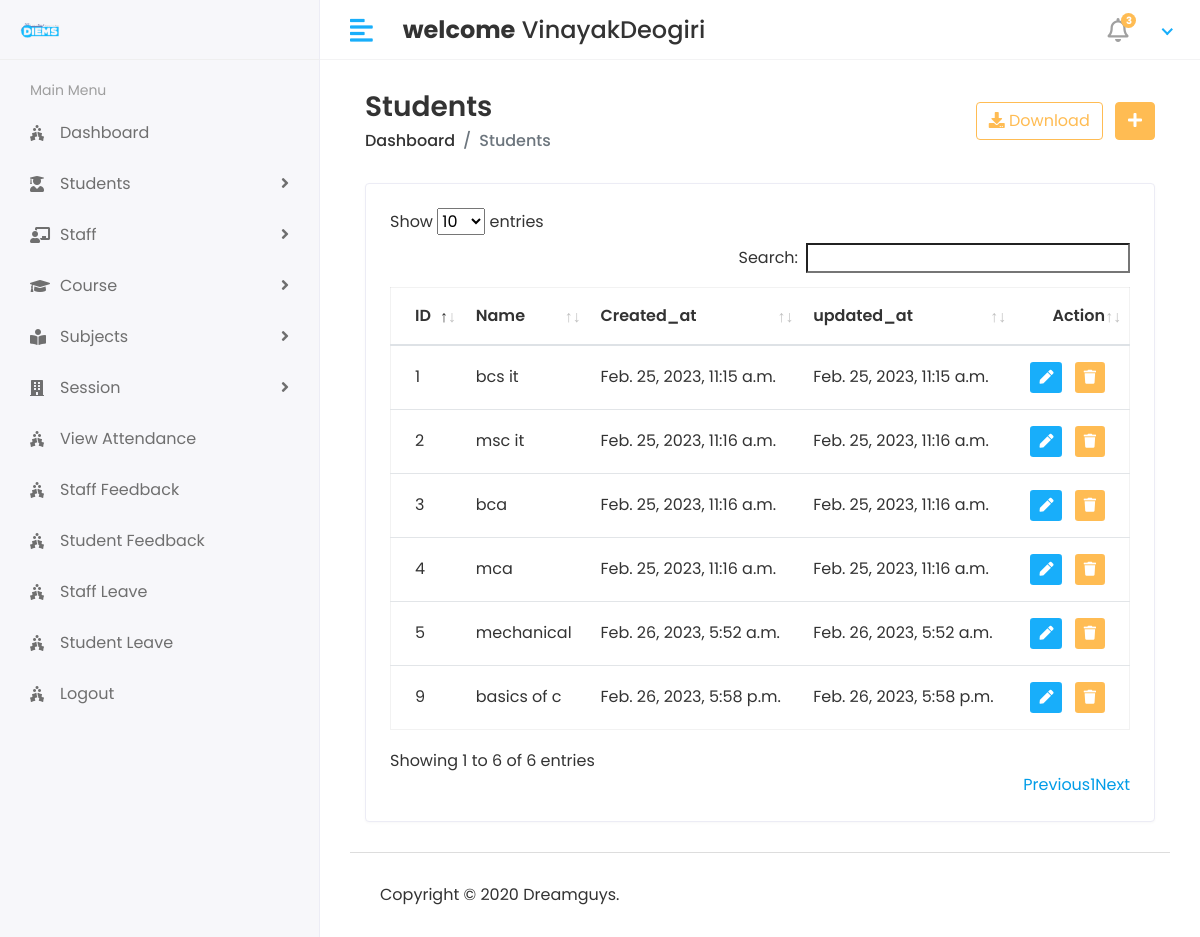
The app's page /Hod/Course/View (signed in) with its own data.
### app/models.py (models this page shows, shortened)
class CustomUser(AbstractUser):
    USER = (
        (1,'HOD'),
        (2,'STAFF'),
        (3,'STUDENT'),
    )
    user_type = models.CharField(choices=USER,max_length=50,default=1)
    profile_pic = models.ImageField(upload_to='media/profile_pic')

class Course(models.Model):
    name = models.CharField(max_length=100)
    created_at = models.DateTimeField(auto_now_add=True)
    updated_at = models.DateTimeField(auto_now=True)

### student_management/Hod_Views.py (the view)
# urls.py: path('Hod/Course/View',Hod_Views.VIEW_COURSE,name='view_course'),
@login_required(login_url='/')
def VIEW_COURSE(request):
    course = Course.objects.all()
    context = {
        'course':course,
    }
    return render(request,'Hod/view_course.html',context)

### templates/Hod/view_course.html (shortened to what this page needs)
{% extends 'base.html' %}
{% block content %}
{% load static %}
<div class="content container-fluid">
   <div class="page-header">
      <div class="row align-items-center">
         <div class="col">
            <h3 class="page-title">Students</h3>
            <ul class="breadcrumb">
               <li class="breadcrumb-item"><a href="index.html">Dashboard</a></li>
               <li class="breadcrumb-item active">Students</li>
            </ul>
         </div>
         <div class="col-auto text-right float-right ml-auto">
            <a href="#" class="btn btn-outline-primary mr-2"><i class="fas fa-download"></i> Download</a>
            <a href="add-student.html" class="btn btn-primary"><i class="fas fa-plus"></i></a>
         </div>
      </div>
   </div>
   <div class="row">
      <div class="col-sm-12">
         <div class="card card-table">
            <div class="card-body">
               <div class="table-responsive">
                  <table id="table_id" class="table table-hover table-center mb-0">
                     <thead>
                        <tr>
                           <th>ID</th>
                           <th>Name</th>
                           <th>Created_at</th>
                           <th>updated_at</th>
                           <th class="text-right">Action</th>
                        </tr>
                     </thead>
                     <tbody>
                        {% for i in course %}
                        <tr>
                           <td>{{i.id}}</td>
                           <td>{{i.name}}</td>
                           <td>{{i.created_at}}</td>
                           <td>{{i.updated_at}}</td>
                           <td class="text-right">
                              <div class="actions">
                                 <a href="{% url 'edit_course' i.id %}" class="btn btn-sm bg-success-light mr-2">
                                 <i class="fas fa-pen"></i>
                                 </a>
                                 <a href="{% url 'delete_course' i.id %}" class="btn btn-sm bg-danger-light">
                                 <i class="fas fa-trash"></i>
                                 </a>
                              </div>
                           </td>
                        </tr>
                        {% endfor %}
                     </tbody>
                  </table>
               </div>
            </div>
         </div>
      </div>
   </div>
</div>
{% endblock %}

### templates/base.html (shortened to what this page needs)
<!DOCTYPE html>
<html lang="en">
{% load static %}
   <head>
      <link rel="stylesheet" href="{% static 'assets/plugins/bootstrap/css/bootstrap.min.css' %}">
      <link rel="stylesheet" href="{% static 'assets/plugins/fontawesome/css/fontawesome.min.css' %}">
      <link rel="stylesheet" href="{% static 'assets/plugins/fontawesome/css/all.min.css' %}">
      <link rel="stylesheet" href="{% static 'assets/css/style.css' %}">
       <link rel="stylesheet" href="{% static 'assets/plugins/datatables/datatables.min.css' %}">
   </head>
   <body>
<div class="main-wrapper">
       {% include 'includes/header.html' %}
         {% include 'includes/sidebar.html' %}
<div class="page-wrapper">
     <div class="content container-fluid">
         {% block content %}
         {% endblock %}
         {% include 'includes/footer.html' %}
         </div>
      </div>
</div>
   </body>
</html>

### templates/includes/header.html (shortened to what this page needs)
{% load static %}
<div class="header">
    <div class="header-left">
       <a href="index.html" class="logo">
       <img src="{% static 'assets\img\1000_logo-removebg-preview.png'  %}" max-height=100px alt="Logo">
       </a>
    </div>
    <a href="javascript:void(0);" id="toggle_btn">
    <i class="fas fa-align-left"></i>
    </a>
    <div class="top-nav-search mt-3">
       <h4><strong>welcome</strong>&nbsp;<span>{{user.first_name}}{{user.last_name}}</span></h4>
    </div>
    <ul class="nav user-menu">
       <li class="nav-item dropdown noti-dropdown">
          <a href="#" class="dropdown-toggle nav-link" data-toggle="dropdown">
          <i class="far fa-bell"></i> <span class="badge badge-pill">3</span>
          </a>
       </li>
       <li class="nav-item dropdown has-arrow">
          <a href="#" class="dropdown-toggle nav-link" data-toggle="dropdown">
          </a>
       </li>
    </ul>
 </div>

### templates/includes/sidebar.html (shortened to what this page needs)
{% load static %}
<div class="sidebar" id="sidebar">
    <div class="sidebar-inner slimscroll">
       <div id="sidebar-menu" class="sidebar-menu">
          <ul>
             <li class="menu-title">
                <span>Main Menu</span>
             </li>
              <li>
                <a href="home.html"><i class="fas fa-holly-berry"></i> <span>Dashboard</span></a>
             </li>
             <li class="submenu ">
               <a href="#"><i class="fas fa-user-graduate"></i> <span> Students</span> <span class="menu-arrow"></span></a>
            </li>
             <li class="submenu">
                <a href="#"><i class="fas fa-chalkboard-teacher"></i> <span> Staff </span> <span class="menu-arrow"></span></a>
             </li>
             <li class="submenu ">
               <a href="#"><i class="fa fa-graduation-cap"></i> <span> Course</span> <span class="menu-arrow"></span></a>
            </li>
             <li class="submenu">
                <a href="#"><i class="fas fa-book-reader"></i> <span> Subjects</span> <span class="menu-arrow"></span></a>
             </li>
             <li class="submenu">
                <a href="#"><i class="fas fa-building"></i> <span> Session</span> <span class="menu-arrow"></span></a>
             </li>
             <li>
                <a href="Dashboard.html"><i class="fas fa-holly-berry"></i> <span>View Attendance</span></a>
             </li>
             <li>
                <a href="Dashboard.html"><i class="fas fa-holly-berry"></i> <span>Staff Feedback</span></a>
             </li>
             <li>
                <a href="Dashboard.html"><i class="fas fa-holly-berry"></i> <span>Student Feedback</span></a>
             </li>
             <li>
                <a href="Dashboard.html"><i class="fas fa-holly-berry"></i> <span>Staff Leave </span></a>
             </li>
             <li>
                <a href="Dashboard.html"><i class="fas fa-holly-berry"></i> <span>Student Leave</span></a>
             </li>
             <li>
                <a href="Dashboard.html"><i class="fas fa-holly-berry"></i> <span>Logout</span></a>
             </li>
                </ul>
       </div>
    </div>
 </div>

### templates/includes/footer.html
{% load static %}
<footer>
    <p>Copyright © 2020 Dreamguys.</p>
</footer>

### records on screen
CustomUser: first_name "Vinayak", last_name "Deogiri"
Course: id "1", name "bcs it", created_at "Feb. 25, 2023, 11:15 a.m.", updated_at "Feb. 25, 2023, 11:15 a.m."
Course: id "2", name "msc it", created_at "Feb. 25, 2023, 11:16 a.m.", updated_at "Feb. 25, 2023, 11:16 a.m."
Course: id "3", name "bca", created_at "Feb. 25, 2023, 11:16 a.m.", updated_at "Feb. 25, 2023, 11:16 a.m."
Course: id "4", name "mca", created_at "Feb. 25, 2023, 11:16 a.m.", updated_at "Feb. 25, 2023, 11:16 a.m."
Course: id "5", name "mechanical", created_at "Feb. 26, 2023, 5:52 a.m.", updated_at "Feb. 26, 2023, 5:52 a.m."
Course: id "9", name "basics of c", created_at "Feb. 26, 2023, 5:58 p.m.", updated_at "Feb. 26, 2023, 5:58 p.m."
